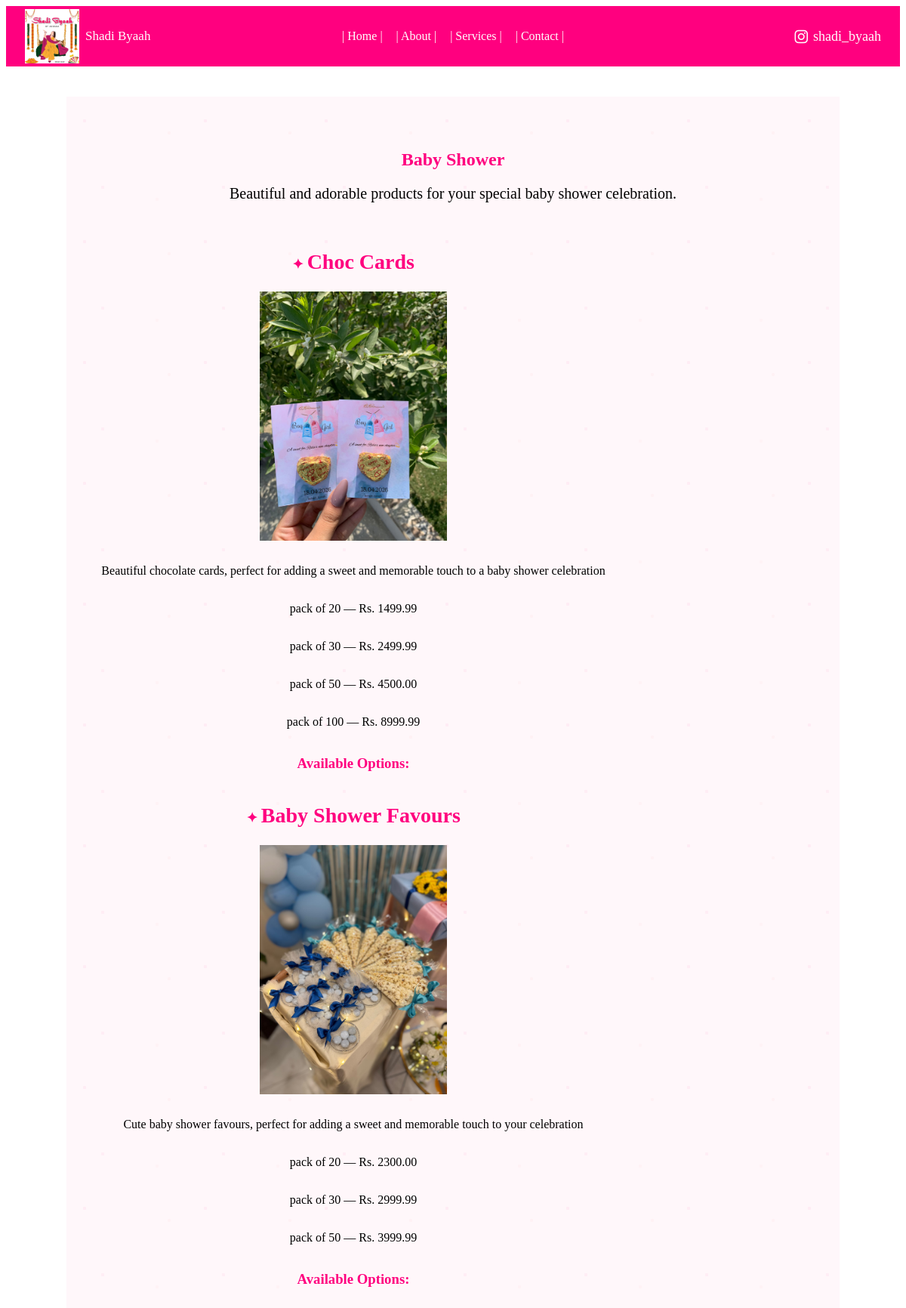
Page /baby-shower/ on the committed database.
### home/models.py (models this page shows, shortened)
class ProductImage(models.Model):
    product = models.ForeignKey(
        Product,
        on_delete=models.CASCADE,
        related_name='images'
    )
    image = models.CharField(max_length=255)

class Product(models.Model):
    CATEGORY_CHOICES = [
        ('mehndi_favors', 'Mehndi Favors'),
        ('wedding_favours', 'Wedding Favours'),
        ('nikah_essentials', 'Nikah Essentials'),
        ('bridal_shower', 'Bridal Shower'),
        ('baby_shower', 'Baby Shower'),
        ('wedding_cards', 'Wedding Cards'),
        ('floral_jewellery', 'Floral Jewellery'),
        ('engagement', 'Engagement'),
    ]
    CUSTOMIZATION_CHOICES = [
        ('full', 'Full Customization'),
        ('name_only', 'Name Only'),
        ('none', 'No Customization'),
    ]
    name = models.CharField(max_length=200)
    category = models.CharField(max_length=50, choices=CATEGORY_CHOICES)
    description = models.TextField()
    price = models.DecimalField(
        max_digits=10,
        decimal_places=2,
        null=True,
        blank=True
    )
    customization_type = models.CharField(
        max_length=20,
        choices=CUSTOMIZATION_CHOICES,
        default='none'
    )

class ProductOption(models.Model):
    product = models.ForeignKey(
        Product,
        on_delete=models.CASCADE,
        related_name='options'
    )
    option_name = models.CharField(max_length=100)
    price = models.DecimalField(
        max_digits=10,
        decimal_places=2
    )

### home/views.py (the view)
# urls.py: path('baby-shower/', views.baby_shower, name='baby_shower'),
def baby_shower(request):
    products = Product.objects.filter(category='baby_shower')
    return render(request, 'baby_shower.html', {'products': products})

### templates/baby_shower.html (shortened to what this page needs)
{% load static %}
<!DOCTYPE html>
<html lang="en">
<head>
    <link rel="stylesheet" href="{% static 'css/style.css' %}">
    <link rel="stylesheet" href="https://cdnjs.cloudflare.com/ajax/libs/font-awesome/6.5.2/css/all.min.css">
</head>
<body>
<header>
    <div class="header-left">
        <img src="{% static 'images/logo.jpeg' %}" alt="Shadi Byaah Logo">
        <span>Shadi Byaah</span>
    </div>
    <nav>
        <a href="{% url 'home' %}">| Home |</a>
        <a href="#">| About |</a>
        <a href="#">| Services |</a>
        <a href="#">| Contact |</a>
    </nav>
    <div class="header-right">
        <i class="fa-brands fa-instagram"></i>
        <span>shadi_byaah</span>
    </div>
</header>
<main>
    <section class="products">
        <h1>Baby Shower</h1>
        <p>Beautiful and adorable products for your special baby shower celebration.</p>
        <a class="product-container">
            {% for product in products %}
               <a href="{% url 'product_detail' product.id %}" class="product-card">
                    <div class="product-slider">
                        {% for image in product.images.all %}
                            <img src="{% static 'images/' %}{{ image.image }}" alt="{{ product.name }}">
                        {% endfor %}
                    </div>
                    <h2>{{ product.name }}</h2>
                    <p>{{ product.description }}</p>
                    {% if product.options.all %}
                        <h3>Available Options:</h3>
                        {% for option in product.options.all %}
                            <p>
                                {{ option.option_name }} — Rs. {{ option.price }}
                            </p>
                        {% endfor %}
                    {% endif %}
                </a>
            {% endfor %}
    </section>
</main>
</body>
</html>

### static/css/style.css (style rules this page uses)
header { background-color: #FF007F; position: relative; height: 80px; display: flex; align-items: center; justify-content: center; }
.header-left { position: absolute; left: 25px; top: 50%; transform: translateY(-50%); display: flex; align-items: center; gap: 8px; }
.header-left img { width: 72px; height: 72px; object-fit: contain; }
.header-left span { font-family: "DM Serif Display", serif; font-size: 17px; color: white; }
header nav { display: flex; gap: 18px; align-items: center; }
header nav a { color: white; text-decoration: none; font-family: "Playfair Display", serif; font-size: 16px; }
.header-right { position: absolute; right: 25px; top: 50%; transform: translateY(-50%); display: flex; align-items: center; gap: 7px; color: white; font-family: "Playfair Display", serif; font-size: 18px; }
.header-right i { font-size: 20px; color: white; }
main { min-height: calc(100vh - 140px); display: flex; align-items: center; justify-content: space-between; padding: 40px 80px; box-sizing: border-box; }
.products { background-color: #fff7fa; background-image: radial-gradient( circle at 15% 20%, rgba(255, 105, 180, 0.08) 0 2px, transparent 2.5px ), radial-gradient( circle at 85% 30%, rgba(255, 182, 193, 0.09) 0 2px, transparent 2.5px ), radial-gradient( circle at 30% 75%, rgba(255, 105, 180, 0.07) 0 2px, transparent 2.5px ), radial-gradient( circle at 75% 85%, rgba(255, 182, 193, 0.08) 0 2px, transparent 2.5px ); background-size: 160px 160px; background-repeat: repeat; min-height: 100vh; padding: 50px 30px; width: 100%; box-sizing: border-box; }
.products h1 { color: #FF007F; font-family: "DM Serif Display", serif; text-align: center; }
.product-card { text-decoration: none; color: inherit; }
.product-card h2 { color: #FF007F; font-family: "DM Serif Display", serif; font-size: 28px; }
.product-card h2::before { content: "✦ "; font-size: 18px; }
.product-card p { font-family: "Playfair Display", serif; }
.product-card h3 { color: #FF007F; font-family: "DM Serif Display", serif; }
.product-slider { display: flex; overflow-x: auto; scroll-snap-type: x mandatory; width: 100%; max-width: 318px; margin: 0 auto 15px; scroll-behavior: smooth; }
.product-slider img { flex: 0 0 100%; width: 100%; height: 330px; object-fit: contain; border-radius: 10px; scroll-snap-align: start; }
.category-card, .product-container { display: flex !important; flex-direction: column !important; align-items: center !important; gap: 50px !important; max-width: 1100%; margin: 40px auto 0; }
.product-card { display: flex !important; flex-direction: column !important; align-items: center !important; width: 100%; max-width: 700px; text-align: center !important; }
.product-card .product-slider { margin: 0 auto 15px; }
.product-card h2, .product-card p, .product-card h3 { text-align: center; width: 100%; }
.products > p { text-align: center; font-size: 20px; font-family: 'Playfair Display', serif; margin-bottom: 30px; }
.product-card { display: flex; flex-direction: column; }
.product-card h2 { order: 1; }
.product-slider { order: 2; }
.product-card p { order: 3; }
.product-card h3 { order: 4; }

### rows in the picture
Product: name "Choc Cards", description "Beautiful chocolate cards, perfect for adding a sweet and memorable touch to a baby shower celebration"
ProductImage: image (picture)
ProductOption: option_name "pack of 20", price "1499.99"
ProductOption: option_name "pack of 30", price "2499.99"
ProductOption: option_name "pack of 50", price "4500.00"
ProductOption: option_name "pack of 100", price "8999.99"
Product: name "Baby Shower Favours", description "Cute baby shower favours, perfect for adding a sweet and memorable touch to your celebration"
ProductImage: image (picture)
ProductOption: option_name "pack of 20", price "2300.00"
ProductOption: option_name "pack of 30", price "2999.99"
ProductOption: option_name "pack of 50", price "3999.99"
